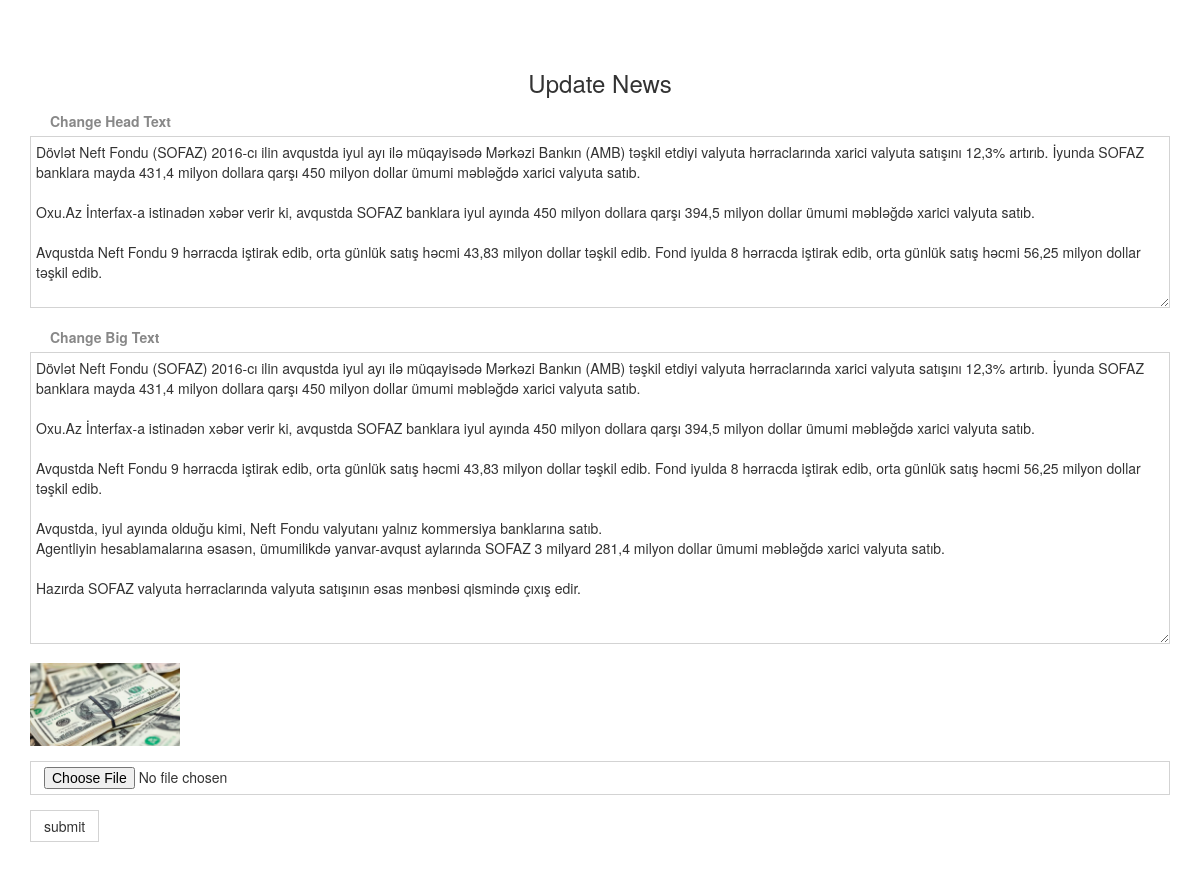
The page /admin/news/update.php?id=24 on the database its author committed.
### tables this page shows
CREATE TABLE `news` (
  `id` int(11) NOT NULL,
  `headContent` text NOT NULL,
  `content` text NOT NULL,
  `image` varchar(200) NOT NULL,
  `data` timestamp NOT NULL DEFAULT CURRENT_TIMESTAMP ON UPDATE CURRENT_TIMESTAMP,
  `viewed` int(11) NOT NULL
);

### config.php (called while the page is built, shortened)
<?php
class database{
	public $hostname = 'localhost';
	public $username = 'root';
	public $password = '';
	public $db_name = 'week10day04-task';
	public $connect;
	public function __construct(){
		$this -> connect = mysqli_connect($this -> hostname, $this -> username, $this -> password, $this -> db_name);
	}
	public function select($table, $column = "*", $id = NULL, $whereColumn = NULL, $search=NULL, $orderByColumn = NULL, $ABC_DESC = NULL, $limit = NULL){
		if($this->connect){
			$sql = "SELECT $column FROM $table ";
			if ($id != NULL) {
				$sql .= ' WHERE id='.$id;
			}
			$query = mysqli_query($this -> connect, $sql);
			return $query;
		}else{
			echo'Error';
		}
	}
}

### admin/news/update.php (the view, shortened to what this page needs)
<!DOCTYPE html>
<html>
<head>
	<link rel="stylesheet" type="text/css" href="../../css/style.css">
	<link rel="stylesheet" type="text/css" href="../../css/bootstrap.css">
</head>
<body>
	<section id="changeNews">
		<div class="container">
			<h3>Update News</h3>
			<form action="" method="POST" enctype="multipart/form-data">
			<?php
				$id =$_GET['id'];
				include '../../config.php';
				$conc= new database;
				$a = $conc -> select("news","*","$id");
				$row = mysqli_fetch_assoc($a) ?>
				<label>Change Head Text</label>
				<textarea rows="8" type="text" name="headContent"><?=$row['headContent'];?></textarea>
				<label>Change Big Text</label>
				<textarea rows="14" type="text" name="content"><?=$row['content'];?></textarea>
				<img src="../../images/imageBase/<?=$row['image'];?>">
				<input type="file" name="file">
				<input type="submit" name="submit" value="submit">
			</form>
		</div>
	</section>
</body>
</html>

### css/style.css (style rules this page uses)
html,body,div,span,applet,object,iframe,h1,h2,h3,h4,h5,h6,p,blockquote,pre,a,abbr,acronym,address,big,cite,code,del,dfn,em,img,ins,kbd,q,s,samp,small,strike,strong,sub,sup,tt,var,b,u,i,dl,dt,dd,ol,nav ul,nav li,fieldset,form,label,legend,table,caption,tbody,tfoot,thead,tr,th,td,article,aside,canvas,details,embed,figure,figcaption,footer,header,hgroup,menu,nav,output,ruby,section,summary,time,mark,audio,video { margin:0;padding:0;border:0;font-size:100%;font:inherit;vertical-align:baseline; }
article, aside, details, figcaption, figure,footer, header, hgroup, menu, nav, section { display: block; }
img { max-width:100%; }
body { font-family: 'Monda', sans-serif; }
form label { display:block; margin-left:20px; font-size:14px; color:#888; }
#changeNews { padding: 50px 0; }
#changeNews h3 { text-align: center; }
#changeNews textarea { width: 100%; border: 1px solid lightgray; background-color: white; padding: 5px; }
#changeNews input { border: 1px solid lightgray; background-color: white; padding: 5px 13px; }
#changeNews input[name="file"] { width: 100%; margin: 15px 0; }
#changeNews label { margin-top: 15px; }
#changeNews img { width: 150px; margin-top: 15px; }

### rows shown on the page
news: headContent "Dövlət Neft Fondu (SOFAZ) 2016-cı ilin avqustda iyul ayı ilə müqayisədə Mərkəzi Bankın (AMB) təşkil etdiyi valyuta hərraclarında xarici valyuta satışını 12,3% artırıb. İyunda SOFAZ banklara mayda 431,4 milyon dollara qarşı 450 milyon dollar ümumi məbləğdə xarici valyuta satıb. Oxu.Az İnterfax-a istinadən xəbər verir ki, avqustda SOFAZ banklara iyul ayında 450 milyon dollara qarşı 394,5 milyon dollar ümumi məbləğdə xarici valyuta satıb. Avqustda Neft Fondu 9 hərracda iştirak edib, orta günlük satış həcmi 43,83 milyon dollar təşkil edib. Fond iyulda 8 hərracda iştirak edib, orta günlük satış həcmi 56,25 milyon dollar təşkil edib.", content "Dövlət Neft Fondu (SOFAZ) 2016-cı ilin avqustda iyul ayı ilə müqayisədə Mərkəzi Bankın (AMB) təşkil etdiyi valyuta hərraclarında xarici valyuta satışını 12,3% artırıb. İyunda SOFAZ banklara mayda 431,4 milyon dollara qarşı 450 milyon dollar ümumi məbləğdə xarici valyuta satıb. Oxu.Az İnterfax-a istinadən xəbər verir ki, avqustda SOFAZ banklara iyul ayında 450 milyon dollara qarşı 394,5 milyon dollar ümumi məbləğdə xarici valyuta satıb. Avqustda Neft Fondu 9 hərracda iştirak edib, orta günlük satış həcmi 43,83 milyon dollar təşkil edib. Fond iyulda 8 hərracda iştirak edib, orta günlük satış həcmi 56,25 milyon dollar təşkil edib. Avqustda, iyul ayında olduğu kimi, Neft Fondu valyutanı yalnız…", image (picture)
